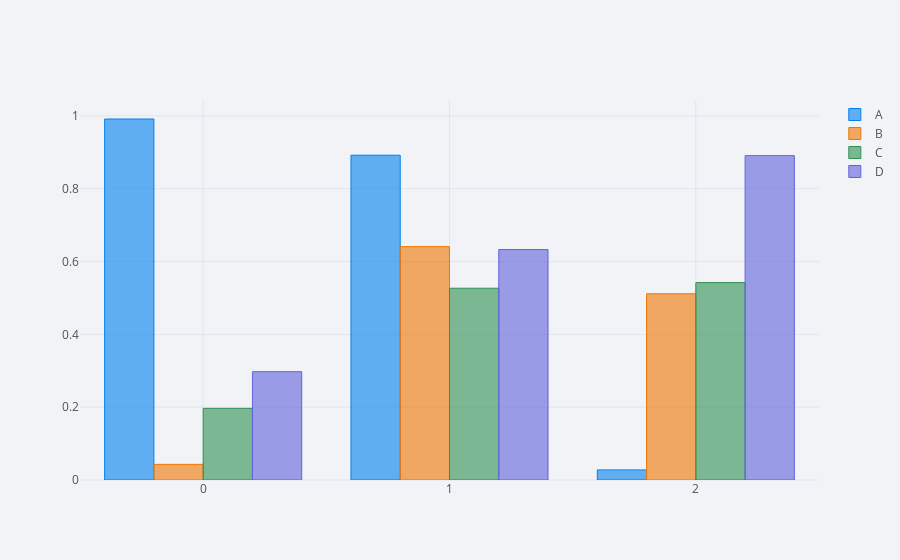

This figure's notebook cell:
### Code cell
'''iloc篩選資料'''
df = pd.DataFrame(np.random.rand(10, 4), columns=['A', 'B', 'C', 'D'])
# np.random.rand(10, 4) 為 10*4 的陣列，故Ａ、Ｂ、Ｃ、Ｄ各有10筆資料

row = df.iloc[5] #row = df.loc[5]
# 第六筆資料
row = df.iloc[0:3] #row = df.loc[0:3]
# 第一到第三筆資料

row.iplot(kind='bar', filename='cufflinks row bar chart')

### Figure 1 — Plotly figure (JSON) as saved in the notebook; plotly's stock layout.template omitted (floating-point values rounded to 4 significant figures)
{"data": [{"marker": {"color": "rgba(0, 128, 240, 0.6)", "line": {"color": "rgba(0, 128, 240, 1.0)", "width": 1}}, "name": "A", "orientation": "v", "text": "", "type": "bar", "uid": "ea296e13-7cec-4050-89f3-b6dc9ee95f7e", "x": [0, 1, 2], "y": [0.9916, 0.8921, 0.02774]}, {"marker": {"color": "rgba(238, 118, 0, 0.6)", "line": {"color": "rgba(238, 118, 0, 1.0)", "width": 1}}, "name": "B", "orientation": "v", "text": "", "type": "bar", "uid": "285584eb-af81-40a5-b1dc-5ab3554299c5", "x": [0, 1, 2], "y": [0.04299, 0.641, 0.5116]}, {"marker": {"color": "rgba(48, 144, 84, 0.6)", "line": {"color": "rgba(48, 144, 84, 1.0)", "width": 1}}, "name": "C", "orientation": "v", "text": "", "type": "bar", "uid": "bcfe7cc8-966c-4cc4-a082-688154388128", "x": [0, 1, 2], "y": [0.1968, 0.5268, 0.5423]}, {"marker": {"color": "rgba(98, 98, 222, 0.6)", "line": {"color": "rgba(98, 98, 222, 1.0)", "width": 1}}, "name": "D", "orientation": "v", "text": "", "type": "bar", "uid": "cce2b284-59f7-4fde-85e3-2efa66352256", "x": [0, 1, 2], "y": [0.2975, 0.6329, 0.8909]}], "layout": {"legend": {"bgcolor": "#F2F3F7", "font": {"color": "#505050"}}, "paper_bgcolor": "#F2F3F7", "plot_bgcolor": "#F2F3F7", "title": {"font": {"color": "#484848"}}, "xaxis": {"gridcolor": "#E1E5ED", "showgrid": true, "tickfont": {"color": "#505050"}, "title": {"font": {"color": "#505050"}, "text": ""}, "zerolinecolor": "#E1E5ED"}, "yaxis": {"gridcolor": "#E1E5ED", "showgrid": true, "tickfont": {"color": "#505050"}, "title": {"font": {"color": "#505050"}, "text": ""}, "zerolinecolor": "#E1E5ED"}}}
